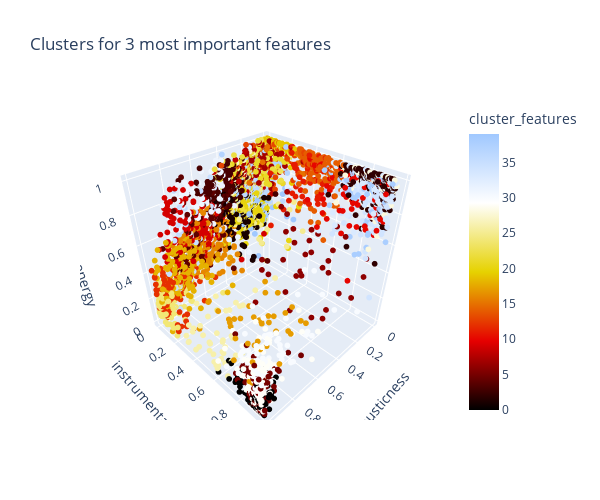

Notebook cell for this chart:
### Markdown cell above
#### 3D plot
Let's pick 3 of the musical features we preivously found to be most meaningful for clustering and visualize them in a 3D space. I'll plot them together with all of the clusters the K-Means algorithm gave me.

### Code cell
fig = px.scatter_3d(
    spotify_kmeans, x="acousticness", y="instrumentalness", z="energy",
    color="cluster_features",
    color_continuous_scale="blackbody",
    title='Clusters for 3 most important features',
    width=600, height=500
)
fig.update_traces(marker_size = 2)
fig.show()

### Figure 1 — Plotly figure (JSON) as saved in the notebook; plotly's stock layout.template omitted (floating-point values rounded to 4 significant figures; data arrays with more than 128 entries replaced by an {"elided": "..."} marker saying what was removed)
{"data": [{"hovertemplate": "acousticness=%{x}<br>instrumentalness=%{y}<br>energy=%{z}<br>cluster_features=%{marker.color}<extra></extra>", "legendgroup": "", "marker": {"color": {"elided": "5114 int values"}, "coloraxis": "coloraxis", "size": 2, "symbol": "circle"}, "mode": "markers", "name": "", "scene": "scene", "showlegend": false, "type": "scatter3d", "x": {"elided": "5114 float values"}, "y": {"elided": "5114 float values"}, "z": {"elided": "5114 float values"}}], "layout": {"coloraxis": {"colorbar": {"title": {"text": "cluster_features"}}, "colorscale": [[0, "rgb(0,0,0)"], [0.25, "rgb(230,0,0)"], [0.5, "rgb(230,210,0)"], [0.75, "rgb(255,255,255)"], [1, "rgb(160,200,255)"]]}, "height": 500, "legend": {"tracegroupgap": 0}, "scene": {"domain": {"x": [0, 1], "y": [0, 1]}, "xaxis": {"title": {"text": "acousticness"}}, "yaxis": {"title": {"text": "instrumentalness"}}, "zaxis": {"title": {"text": "energy"}}}, "title": {"text": "Clusters for 3 most important features"}, "width": 600}}
